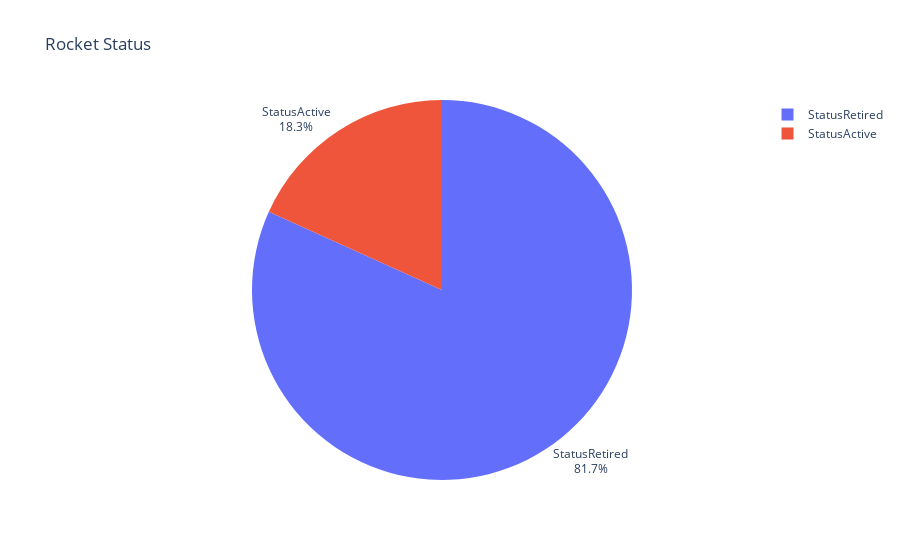

Write notebook code for a chart like this one.
### Code cell
fig=px.pie(labels=df_rocket_status.index.values, values=df_rocket_status.values, title='Rocket Status', names=df_rocket_status.index.values)
fig.update_traces(textposition='outside', textinfo='percent+label')
fig.show()

### Figure 1 — Plotly figure (JSON) as saved in the notebook; plotly's stock layout.template omitted (floating-point values rounded to 4 significant figures)
{"data": [{"domain": {"x": [0, 1], "y": [0, 1]}, "hovertemplate": "label=%{label}<br>value=%{value}<extra></extra>", "labels": ["StatusRetired", "StatusActive"], "legendgroup": "", "name": "", "showlegend": true, "textinfo": "percent+label", "textposition": "outside", "type": "pie", "values": [3534, 789]}], "layout": {"legend": {"tracegroupgap": 0}, "title": {"text": "Rocket Status"}}}
